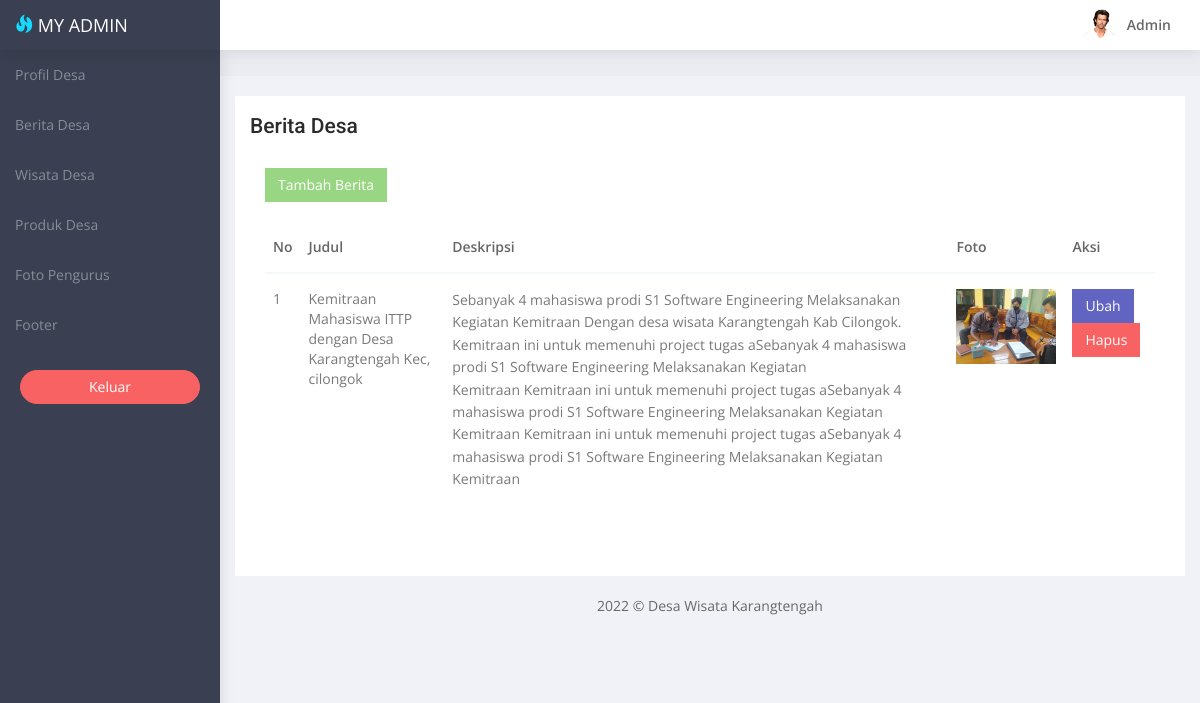
Page /admin/berita-admin.php (signed in) on the committed database.
### tables this page shows
CREATE TABLE `berita` (
  `id_berita` int(11) NOT NULL,
  `judul_berita` varchar(100) NOT NULL,
  `deskripsi` text NOT NULL,
  `foto_berita` varchar(255) NOT NULL,
  `tanggal_waktu` date NOT NULL,
  `id_user` int(11) NOT NULL
);

### admin/berita-admin.php (the view, shortened to what this page needs)
<!DOCTYPE html>
<html lang="en">
<head>
   <link href="bower_components/bootstrap/dist/css/bootstrap.min.css" rel="stylesheet">
   <link href="bower_components/metisMenu/dist/metisMenu.min.css" rel="stylesheet">
   <link href="css/style.css" rel="stylesheet">
</head>
<body>
   <div id="wrapper">
      <?php include './navigationCollapse.php'; ?>
      <div id="page-wrapper">
         <div class="container-fluid">
            <div class="row bg-title">
               <div class="col-lg-12">
               </div>
            </div>
            <div class="row">
               <div class="col-md-12">
                  <div class="white-box">
                     <h3>Berita Desa</h3>
                     <div class="white-box">
                        <a href="./tambah-berita">
                           <button class="btn btn-success">Tambah Berita</button>
                        </a>
                        <br><br>
                        <div class="table-responsive">
                           <table class="table">
                              <thead>
                                 <tr>
                                    <th>No</th>
                                    <th>Judul</th>
                                    <th>Deskripsi</th>
                                    <th>Foto</th>
                                    <th>Aksi</th>
                                 </tr>
                              </thead>
                              <tbody>
                                 <?php
                                 include './config.php';
                                 $getBerita = mysqli_query($konfigur, "SELECT * FROM berita");
                                 $no = 1;
                                 while ($row = mysqli_fetch_array($getBerita)) {
                                 ?>
                                    <tr>
                                       <td><?= $no++ ?></td>
                                       <td><?= $row['judul_berita']; ?></td>
                                       <td><?= $row['deskripsi']; ?></td>
                                       <td><img src="../assets/img/beritaterkini/<?= $row['foto_berita']; ?>" width="100"></td>
                                       <td><a href="./update-berita?idBerita=<?= $row['id_berita']; ?>">
                                             <button class="btn btn-primary">Ubah</button>
                                          </a>
                                          <a href="./hapus-berita-aksi?idBerita=<?= $row['id_berita']; ?>">
                                             <button class="btn btn-danger">Hapus</button>
                                          </a>
                                       </td>
                                    </tr>
                        </div>
                     <?php }
                                 mysqli_close($konfigur) ?>
                     </div>
                  </div>
               </div>
            </div>
         </div>
         <footer class="text-center"> 2022 &copy; Desa Wisata Karangtengah</a> </footer>
      </div>
</body>
</html>

### admin/css/style.css (style rules this page uses)
* { outline:0!important }
body { background:#3a3f51;font-family:'Open Sans',sans-serif;margin:0;overflow-x:hidden;color:#686868 }
html { position:relative;min-height:100%;background:#f1f2f7 }
h1,h2,h3,h4,h5,h6 { color:#2b2b2b;font-family:Roboto,sans-serif;margin:10px 0;font-weight:300 }
h3 { line-height:30px;font-size:21px }
p { line-height:1.6 }
.btn { border-radius:0 }
#wrapper { width:100% }
#page-wrapper { padding:0 0 60px;min-height:568px;background:#f1f2f7 }
.bg-title { background:#eaecf2;overflow:hidden;padding:15px 20px 10px;margin-bottom:20px }
.btn-primary { background:#6164c1;border:1px solid #6164c1 }
.btn-success { background:#99d683;border:1px solid #99d683 }
.btn-danger { background:#f96262;border:1px solid #f96262 }
.white-box { background:#fff;padding:15px;margin-bottom:20px }
.white-box h3 { margin:0 0 12px;font-weight:500 }
.table { margin-bottom:10px }
.table-bordered,.table>tbody>tr>td,.table>tbody>tr>th,.table>tfoot>tr>td,.table>tfoot>tr>th,.table>thead>tr>td,.table>thead>tr>th { border-top:1px solid #f4f8fb }
.table>tbody>tr>td,.table>tbody>tr>th,.table>tfoot>tr>td,.table>tfoot>tr>th,.table>thead>tr>td,.table>thead>tr>th { padding:15px 8px }
.table>thead>tr>th { vertical-align:bottom;border-bottom:2px solid #f4f8fb }
tbody { color:#797979 }
th { color:#666;font-weight:600 }
@media (min-width:768px) { #page-wrapper { position:relative;margin:0 0 0 220px;transition:.5s ease-out;top:50px } }

### rows in the picture
berita: judul_berita "Kemitraan Mahasiswa ITTP dengan Desa Karangtengah Kec, cilongok", deskripsi "Sebanyak 4 mahasiswa prodi S1 Software Engineering Melaksanakan Kegiatan Kemitraan Dengan desa wisata Karangtengah Kab Cilongok. Kemitraan ini untuk memenuhi project tugas aSebanyak 4 mahasiswa prodi S1 Software Engineering Melaksanakan Kegiatan Kemitraan Kemitraan ini untuk memenuhi project tugas aSebanyak 4 mahasiswa prodi S1 Software Engineering Melaksanakan Kegiatan Kemitraan Kemitraan ini untuk memenuhi project tugas aSebanyak 4 mahasiswa prodi S1 Software Engineering Melaksanakan Kegiatan Kemitraan", foto_berita (picture)
